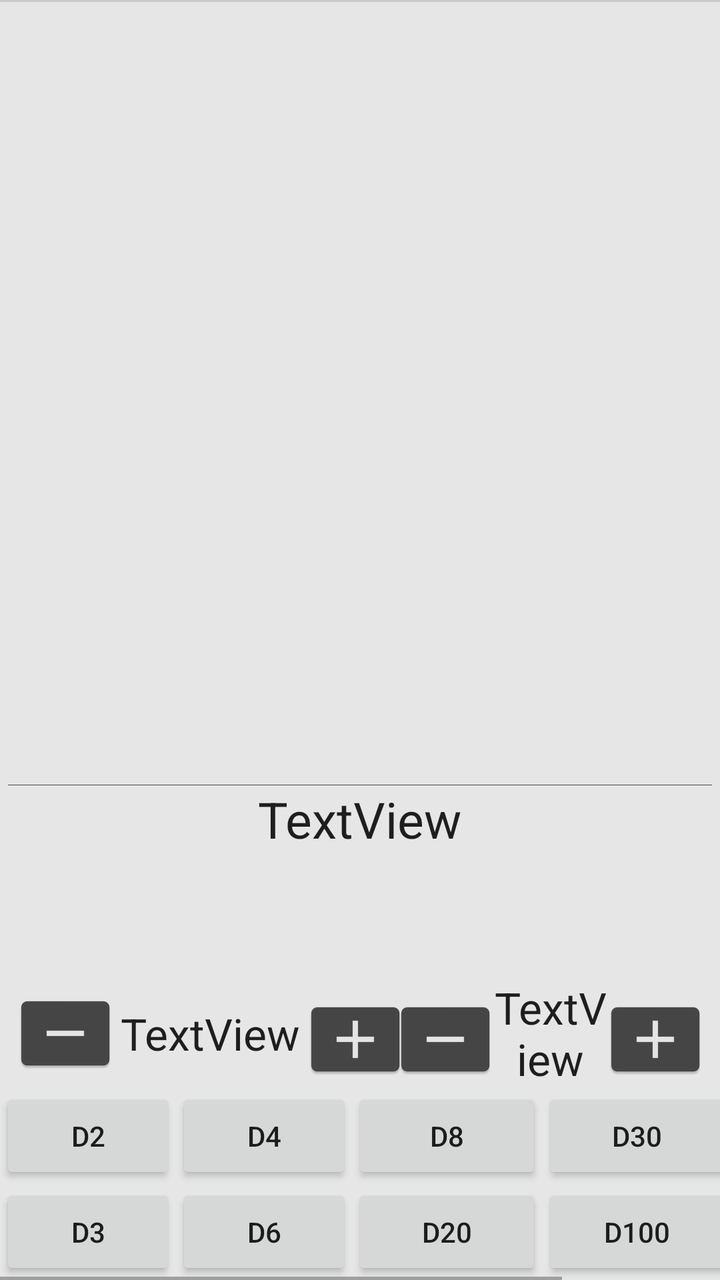
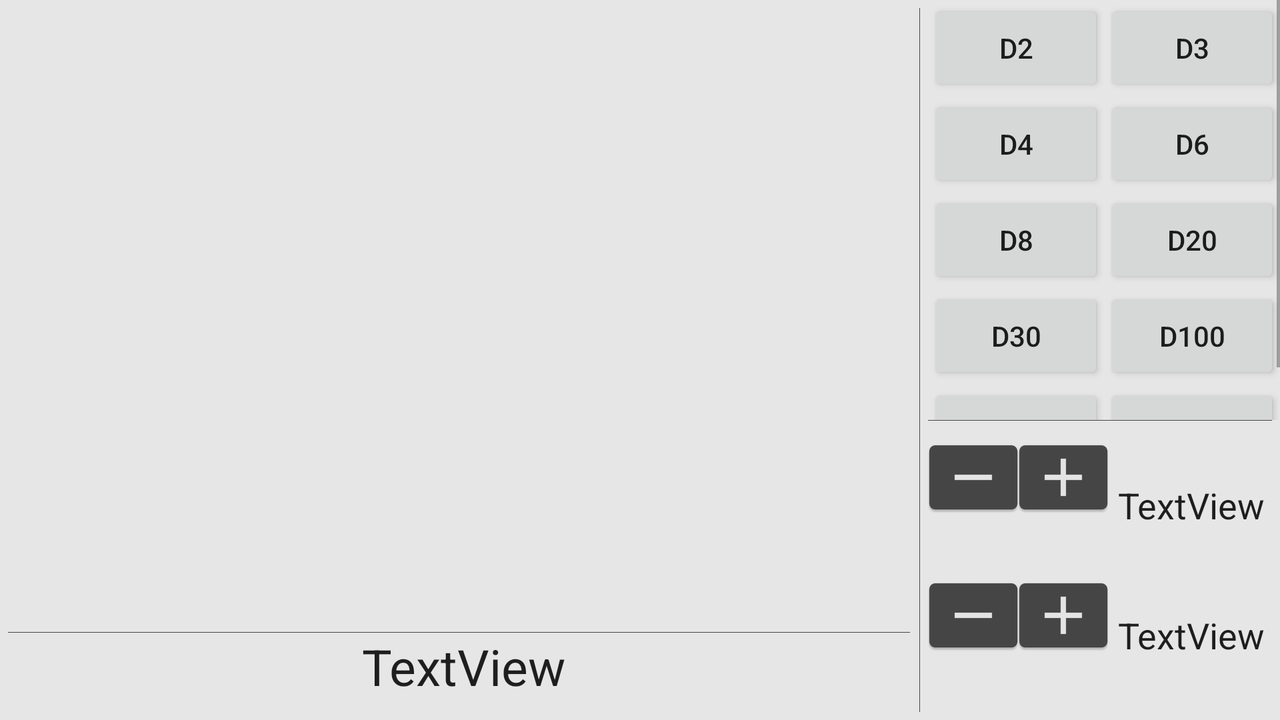

The same Android screen from two of the app's own layout files: first res/layout/ as a phone draws it, then the repository's variant for another configuration, drawn on a device whose configuration selects that folder. Both files follow.
<!-- AndroidManifest.xml: application theme ModernTheme -->
<!-- res/layout/activity_main.xml -->
<?xml version="1.0" encoding="utf-8"?>
<android.support.constraint.ConstraintLayout xmlns:android="http://schemas.android.com/apk/res/android"
    xmlns:app="http://schemas.android.com/apk/res-auto"
    xmlns:tools="http://schemas.android.com/tools"
    android:layout_width="match_parent"
    android:layout_height="match_parent"
    tools:context=".MainActivity">

    <FrameLayout
        android:id="@+id/frameLayout"
        android:layout_width="0dp"
        android:layout_height="330dp"
        app:layout_constraintEnd_toEndOf="parent"
        app:layout_constraintStart_toStartOf="parent"
        app:layout_constraintTop_toTopOf="parent">

        <ScrollView
            android:id="@+id/registerScroll"
            android:layout_width="match_parent"
            android:layout_height="wrap_content">

            <LinearLayout
                android:id="@+id/register"
                android:layout_width="match_parent"
                android:layout_height="wrap_content"
                android:orientation="vertical">

            </LinearLayout>
        </ScrollView>

        <View
            android:id="@+id/divider"
            android:layout_width="match_parent"
            android:layout_height="1dp"
            android:background="?android:attr/listDivider" />
    </FrameLayout>

    <FrameLayout
        android:id="@+id/frameLayout2"
        android:layout_width="0dp"
        android:layout_height="wrap_content"
        app:layout_constraintBottom_toBottomOf="parent"
        app:layout_constraintEnd_toEndOf="parent"
        app:layout_constraintStart_toStartOf="parent">

        <HorizontalScrollView
            android:layout_width="wrap_content"
            android:layout_height="match_parent">

            <TableLayout
                android:layout_width="wrap_content"
                android:layout_height="match_parent">

                <TableRow
                    android:layout_width="match_parent"
                    android:layout_height="match_parent">

                    <Button
                        android:id="@+id/d2Button"
                        android:layout_width="wrap_content"
                        android:layout_height="wrap_content"
                        android:text="@string/d2" />

                    <Button
                        android:id="@+id/d4Button"
                        android:layout_width="wrap_content"
                        android:layout_height="wrap_content"
                        android:text="@string/d4" />

                    <Button
                        android:id="@+id/d8Button"
                        android:layout_width="95dp"
                        android:layout_height="wrap_content"
                        android:text="@string/d8" />

                    <Button
                        android:id="@+id/d30Button"
                        android:layout_width="95dp"
                        android:layout_height="wrap_content"
                        android:text="@string/d30" />

                    <Button
                        android:id="@+id/dBPButton"
                        android:layout_width="95dp"
                        android:layout_height="wrap_content"
                        android:text="@string/dBP" />

                </TableRow>

                <TableRow
                    android:layout_width="match_parent"
                    android:layout_height="match_parent">

                    <Button
                        android:id="@+id/d3Button"
                        android:layout_width="wrap_content"
                        android:layout_height="wrap_content"
                        android:text="@string/d3" />

                    <Button
                        android:id="@+id/d6Button"
                        android:layout_width="wrap_content"
                        android:layout_height="wrap_content"
                        android:text="@string/d6" />

                    <Button
                        android:id="@+id/d20Button"
                        android:layout_width="wrap_content"
                        android:layout_height="wrap_content"
                        android:text="@string/d20" />

                    <Button
                        android:id="@+id/d100Button"
                        android:layout_width="wrap_content"
                        android:layout_height="wrap_content"
                        android:text="@string/d100" />

                    <Button
                        android:id="@+id/dFButton"
                        android:layout_width="wrap_content"
                        android:layout_height="wrap_content"
                        android:text="@string/dF" />

                </TableRow>

            </TableLayout>
        </HorizontalScrollView>

    </FrameLayout>

    <android.support.constraint.ConstraintLayout
        android:id="@+id/constraintLayout"
        android:layout_width="0dp"
        android:layout_height="wrap_content"
        app:layout_constraintBottom_toTopOf="@+id/frameLayout2"
        app:layout_constraintEnd_toEndOf="parent"
        app:layout_constraintStart_toStartOf="parent">


        <ImageButton
            android:id="@+id/plusAcrescButton"
            android:layout_width="45dp"
            android:layout_height="37dp"
            android:layout_marginEnd="10dp"
            android:layout_marginRight="10dp"
            app:layout_constraintBottom_toBottomOf="parent"
            app:layout_constraintEnd_toEndOf="parent"
            app:layout_constraintTop_toTopOf="parent"
            app:layout_constraintVertical_bias="0.666"
            app:srcCompat="@mipmap/ic_plus" />

        <ImageButton
            android:id="@+id/minusAcrescButton"
            android:layout_width="45dp"
            android:layout_height="37dp"
            app:layout_constraintBottom_toBottomOf="parent"
            app:layout_constraintEnd_toStartOf="@+id/acrescNumber"
            app:layout_constraintTop_toTopOf="parent"
            app:layout_constraintVertical_bias="0.666"
            app:srcCompat="@mipmap/ic_minus" />

        <TextView
            android:id="@+id/acrescNumber"
            android:layout_width="60dp"
            android:layout_height="wrap_content"
            android:gravity="center_horizontal"
            android:text="TextView"
            android:textAppearance="@android:style/TextAppearance.DeviceDefault.Large"
            app:layout_constraintBottom_toBottomOf="parent"
            app:layout_constraintEnd_toStartOf="@+id/plusAcrescButton"
            app:layout_constraintTop_toTopOf="parent" />

        <ImageButton
            android:id="@+id/plusDiceButton"
            android:layout_width="45dp"
            android:layout_height="37dp"
            app:layout_constraintBottom_toBottomOf="parent"
            app:layout_constraintStart_toEndOf="@+id/diceNumber"
            app:layout_constraintTop_toTopOf="parent"
            app:layout_constraintVertical_bias="0.666"
            app:srcCompat="@mipmap/ic_plus" />

        <ImageButton
            android:id="@+id/minusDiceButton"
            android:layout_width="45dp"
            android:layout_height="37dp"
            android:layout_marginLeft="10dp"
            android:layout_marginStart="10dp"
            app:layout_constraintBottom_toBottomOf="parent"
            app:layout_constraintStart_toStartOf="parent"
            app:layout_constraintTop_toTopOf="parent"
            app:srcCompat="@mipmap/ic_minus" />

        <TextView
            android:id="@+id/diceNumber"
            android:layout_width="100dp"
            android:layout_height="wrap_content"
            android:gravity="center_horizontal"
            android:text="TextView"
            android:textAppearance="@android:style/TextAppearance.DeviceDefault.Large"
            app:layout_constraintBottom_toBottomOf="parent"
            app:layout_constraintStart_toEndOf="@+id/minusDiceButton"
            app:layout_constraintTop_toTopOf="parent" />

    </android.support.constraint.ConstraintLayout>

    <TextView
        android:id="@+id/resultView"
        android:layout_width="wrap_content"
        android:layout_height="wrap_content"
        android:text="TextView"
        android:textAppearance="@android:style/TextAppearance.DeviceDefault.Large"
        android:textSize="25sp"
        app:layout_constraintBottom_toTopOf="@+id/constraintLayout"
        app:layout_constraintEnd_toEndOf="parent"
        app:layout_constraintStart_toStartOf="parent"
        app:layout_constraintTop_toBottomOf="@+id/frameLayout" />

    <View
        android:id="@+id/horizontalDivider1"
        android:layout_width="0dp"
        android:layout_height="1px"
        android:layout_marginEnd="4dp"
        android:layout_marginLeft="4dp"
        android:layout_marginRight="4dp"
        android:layout_marginStart="4dp"
        android:background="@color/modernDarkGrey"
        android:visibility="visible"
        app:layout_constraintBottom_toTopOf="@+id/resultView"
        app:layout_constraintEnd_toEndOf="parent"
        app:layout_constraintStart_toStartOf="parent" />
</android.support.constraint.ConstraintLayout>
<!-- resources referenced by this layout -->
<resources>
  <color name="modernDarkGrey">#464646</color>
  <!-- mipmap ic_minus: png bitmap (mipmap-hdpi, 741 bytes) -->
  <!-- mipmap ic_plus: png bitmap (mipmap-hdpi, 830 bytes) -->
  <string name="d100">d100</string>
  <string name="d2">d2</string>
  <string name="d20">d20</string>
  <string name="d3">d3</string>
  <string name="d30">d30</string>
  <string name="d4">d4</string>
  <string name="d6">d6</string>
  <string name="d8">d8</string>
  <string name="dBP">dBP</string>
  <string name="dF">dF</string>
  <style name="ModernTheme" parent="Theme.AppCompat.Light">
          <item name="android:background">@color/modernLightGrey</item>
          <item name="android:fadeScrollbars">true</item>
          <item name="android:scrollbarSize">5px</item>
          <item name="android:actionBarStyle">@color/modernDarkGrey</item>
          <item name="android:titleTextStyle">@color/modernLightGrey</item>
      </style>
  <color name="modernLightGrey">#e6e6e6</color>
</resources>
<!-- res/layout-land/activity_main.xml (the repository's variant of the layout above) -->
<!-- drawn on the phone turned sideways -->
<?xml version="1.0" encoding="utf-8"?>
<android.support.constraint.ConstraintLayout xmlns:android="http://schemas.android.com/apk/res/android"
    xmlns:app="http://schemas.android.com/apk/res-auto"
    xmlns:tools="http://schemas.android.com/tools"
    android:layout_width="match_parent"
    android:layout_height="match_parent"
    tools:context=".MainActivity">

    <android.support.constraint.ConstraintLayout
        android:id="@+id/constraintLayout2"
        android:layout_width="0dp"
        android:layout_height="0dp"
        app:layout_constraintBottom_toBottomOf="parent"
        app:layout_constraintEnd_toEndOf="parent"
        app:layout_constraintStart_toStartOf="@+id/frameLayout2"
        app:layout_constraintTop_toBottomOf="@+id/frameLayout2">

        <View
            android:id="@+id/horizontalDivider2"
            android:layout_width="0dp"
            android:layout_height="1px"
            android:layout_marginEnd="4dp"
            android:layout_marginRight="4dp"
            android:background="@color/modernDarkGrey"
            android:visibility="visible"
            app:layout_constraintEnd_toEndOf="parent"
            app:layout_constraintStart_toStartOf="parent"
            app:layout_constraintTop_toTopOf="parent" />


        <ImageButton
            android:id="@+id/plusAcrescButton"
            android:layout_width="45dp"
            android:layout_height="37dp"
            android:layout_marginBottom="10dp"
            android:layout_marginTop="8dp"
            app:layout_constraintBottom_toBottomOf="parent"
            app:layout_constraintStart_toEndOf="@+id/minusAcrescButton"
            app:layout_constraintTop_toBottomOf="@+id/plusDiceButton"
            app:srcCompat="@mipmap/ic_plus" />

        <ImageButton
            android:id="@+id/minusAcrescButton"
            android:layout_width="45dp"
            android:layout_height="37dp"
            android:layout_marginBottom="10dp"
            android:layout_marginTop="8dp"
            app:layout_constraintBottom_toBottomOf="parent"
            app:layout_constraintStart_toStartOf="parent"
            app:layout_constraintTop_toBottomOf="@+id/minusDiceButton"
            app:srcCompat="@mipmap/ic_minus" />

        <TextView
            android:id="@+id/acrescNumber"
            android:layout_width="100dp"
            android:layout_height="wrap_content"
            android:layout_marginBottom="10dp"
            android:layout_marginLeft="5dp"
            android:layout_marginStart="5dp"
            android:layout_marginTop="10dp"
            android:text="TextView"
            android:textAppearance="@android:style/TextAppearance.DeviceDefault.Large"
            android:textSize="18sp"
            app:layout_constraintBottom_toBottomOf="parent"
            app:layout_constraintStart_toEndOf="@+id/plusAcrescButton"
            app:layout_constraintTop_toBottomOf="@+id/diceNumber" />

        <ImageButton
            android:id="@+id/plusDiceButton"
            android:layout_width="45dp"
            android:layout_height="37dp"
            android:layout_marginTop="10dp"
            app:layout_constraintStart_toEndOf="@+id/minusDiceButton"
            app:layout_constraintTop_toTopOf="parent"
            app:srcCompat="@mipmap/ic_plus" />

        <ImageButton
            android:id="@+id/minusDiceButton"
            android:layout_width="45dp"
            android:layout_height="37dp"
            android:layout_marginTop="10dp"
            app:layout_constraintStart_toStartOf="parent"
            app:layout_constraintTop_toTopOf="parent"
            app:srcCompat="@mipmap/ic_minus" />

        <TextView
            android:id="@+id/diceNumber"
            android:layout_width="100dp"
            android:layout_height="wrap_content"
            android:layout_marginBottom="10dp"
            android:layout_marginLeft="5dp"
            android:layout_marginStart="5dp"
            android:layout_marginTop="10dp"
            android:text="TextView"
            android:textAppearance="@android:style/TextAppearance.DeviceDefault.Large"
            android:textSize="18sp"
            app:layout_constraintBottom_toTopOf="@+id/acrescNumber"
            app:layout_constraintStart_toEndOf="@+id/plusDiceButton"
            app:layout_constraintTop_toTopOf="parent" />
    </android.support.constraint.ConstraintLayout>

    <FrameLayout
        android:id="@+id/frameLayout"
        android:layout_width="0dp"
        android:layout_height="0dp"
        app:layout_constraintBottom_toTopOf="@+id/resultView"
        app:layout_constraintEnd_toStartOf="@+id/frameLayout2"
        app:layout_constraintStart_toStartOf="parent"
        app:layout_constraintTop_toTopOf="parent">

        <ScrollView
            android:id="@+id/registerScroll"
            android:layout_width="match_parent"
            android:layout_height="wrap_content">

            <LinearLayout
                android:id="@+id/register"
                android:layout_width="match_parent"
                android:layout_height="wrap_content"
                android:orientation="vertical">

            </LinearLayout>
        </ScrollView>
    </FrameLayout>

    <FrameLayout
        android:id="@+id/frameLayout2"
        android:layout_width="wrap_content"
        android:layout_height="210dp"
        app:layout_constraintEnd_toEndOf="parent"
        app:layout_constraintTop_toTopOf="parent">

        <ScrollView
            android:layout_width="match_parent"
            android:layout_height="wrap_content">

            <LinearLayout
                android:layout_width="match_parent"
                android:layout_height="wrap_content"
                android:orientation="horizontal">

                <LinearLayout
                    android:layout_width="wrap_content"
                    android:layout_height="match_parent"
                    android:orientation="vertical">

                    <Button
                        android:id="@+id/d2Button"
                        android:layout_width="match_parent"
                        android:layout_height="wrap_content"
                        android:text="@string/d2" />

                    <Button
                        android:id="@+id/d4Button"
                        android:layout_width="match_parent"
                        android:layout_height="wrap_content"
                        android:text="@string/d4" />

                    <Button
                        android:id="@+id/d8Button"
                        android:layout_width="match_parent"
                        android:layout_height="wrap_content"
                        android:text="@string/d8" />

                    <Button
                        android:id="@+id/d30Button"
                        android:layout_width="match_parent"
                        android:layout_height="wrap_content"
                        android:text="@string/d30" />

                    <Button
                        android:id="@+id/dBPButton"
                        android:layout_width="match_parent"
                        android:layout_height="wrap_content"
                        android:text="@string/dBP" />
                </LinearLayout>

                <LinearLayout
                    android:layout_width="wrap_content"
                    android:layout_height="match_parent"
                    android:orientation="vertical">

                    <Button
                        android:id="@+id/d3Button"
                        android:layout_width="match_parent"
                        android:layout_height="wrap_content"
                        android:text="@string/d3" />

                    <Button
                        android:id="@+id/d6Button"
                        android:layout_width="match_parent"
                        android:layout_height="wrap_content"
                        android:text="@string/d6" />

                    <Button
                        android:id="@+id/d20Button"
                        android:layout_width="match_parent"
                        android:layout_height="wrap_content"
                        android:text="@string/d20" />

                    <Button
                        android:id="@+id/d100Button"
                        android:layout_width="match_parent"
                        android:layout_height="wrap_content"
                        android:text="@string/d100" />

                    <Button
                        android:id="@+id/dFButton"
                        android:layout_width="match_parent"
                        android:layout_height="wrap_content"
                        android:text="@string/dF" />
                </LinearLayout>
            </LinearLayout>
        </ScrollView>

    </FrameLayout>

    <TextView
        android:id="@+id/resultView"
        android:layout_width="wrap_content"
        android:layout_height="wrap_content"
        android:layout_marginBottom="10dp"
        android:text="TextView"
        android:textAppearance="@android:style/TextAppearance.DeviceDefault.Large"
        android:textSize="25sp"
        app:layout_constraintBottom_toBottomOf="parent"
        app:layout_constraintEnd_toStartOf="@+id/constraintLayout2"
        app:layout_constraintStart_toStartOf="parent" />

    <View
        android:id="@+id/horizontalDivider1"
        android:layout_width="0dp"
        android:layout_height="1px"
        android:layout_marginEnd="9dp"
        android:layout_marginLeft="4dp"
        android:layout_marginRight="9dp"
        android:layout_marginStart="4dp"
        android:background="@color/modernDarkGrey"
        android:visibility="visible"
        app:layout_constraintBottom_toTopOf="@+id/resultView"
        app:layout_constraintEnd_toEndOf="@+id/frameLayout"
        app:layout_constraintStart_toStartOf="parent" />

    <View
        android:id="@+id/verticalDivider"
        android:layout_width="1px"
        android:layout_height="0dp"
        android:layout_marginBottom="4dp"
        android:layout_marginEnd="4dp"
        android:layout_marginRight="4dp"
        android:layout_marginTop="4dp"
        android:background="@color/modernDarkGrey"
        android:visibility="visible"
        app:layout_constraintBottom_toBottomOf="parent"
        app:layout_constraintEnd_toStartOf="@+id/constraintLayout2"
        app:layout_constraintTop_toTopOf="parent" />
</android.support.constraint.ConstraintLayout>
